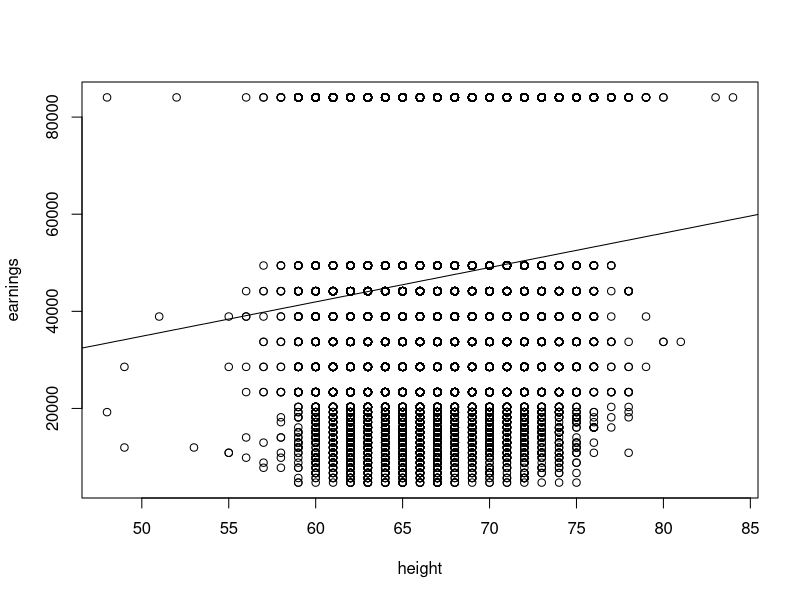

Here is the R script that generated this plot:
#' ---
#' title: Computer Proyect 1
#' author: Carmen Abans
#' ---


#' a) Use the read.cvs command to read the Earnings_and_Height.cvs data set into R. Use the attach command to attach the data set into R.
eah <- read.csv("Earnings_and_Height.csv")
attach(eah)


#' b) Print out an summary of the data set. In particular, find and report the sample average of the variables earnings, height and sex, respectively.
summary(eah)      # The summary shows the following information about the variables in eah data set: Min., 1st Qu., Median, Mean, 3rd Qu., Max
summary(earnings) 
summary(height)       
summary(sex)      # The sex is a dummy variable where: 1=Male, 0=Female

#' c) Run a regression of earnings on height. In particular, find and use a sentence to interpret the meaning of the regression coefficient of the variables height.
# Regression
ols <- lm(earnings ~ height)
summary(ols)
# We have got that the height has this coefficients:

#   Estimate    707.67      (β1) This means that when the height increases by 1 (one inch taller) the earnings increase by $707.67.
#                           the earnings increase by $707.67.

#   Std. Error  50.49       (standard error of β1) This means that the average distance that the observed values
#                           deviate from the regression line is 50.49 
#                           (The smaller the value, the closer our values are to the regression line)

#   t value     14.016      This is the coefficient divided by its standard error

#   Pr(>|t|)    <2e-16 ***  p-value

#' d) Plot a graph of earnings over height. e) On the graph, add a fitted line of the regression.
plot(earnings ~ height)     # Graph
abline(ols)                 # Fitted line

#' f) Suppose Alex is 65 inches; Bob is 67 inches; Chris is 70 inches tall. Based on the regression, predict their corresponding earnings.
# Alex (Method 1)
-512.73 + 707.67*65
# Bob (Method 2)
ols$coefficient[1] + ols$coefficient[2] * 67
# Chris(Method 3)
predict(ols, data.frame(height=70))

#' g) Find the R2 and SER from the regression in part (c). Use a sentence to interpret each of them.
summary(ols)
#     When we did the summary of the ols we got a residual standard error (SER) of $26780 and it is the measure
#     of the spread of the error term u.

#     We also got the R2 which it appears to be 0.01088. This means that approximately 1.08% of earnings are 
#     explained by the height.

#' h) Based on the regression in part (c), find the p-value of the variables height and perform a t-test.
summary(ols)
#     The summary of the ols shows that our p-value is smaller than 2.2e-16. 
#     If we do the t-test based on the p-value we get that the absolute value of the p-value is smaller than 1.96 
#     For that reason we reject the null (H0: β1=0). 
#     That means that β1!=0 so there is a relationship between height and earnings.

#' i) Based on the regression in part (c), use the confint command to calculate the Confidence Interval (CI) of the variables height. Does your CI give you the same t-test conclusion?
confint(ols)
# We've got that the CI = [608.7078, 806.6353]. Since 0 is out of the CI we also end up rejecting the null.
# This is to be expected as all three t-test methods are equivalent.

#' j) Run a regression of earnings on sex. For both the regression intercept and coefficient of the variables sex, use a sentence to interpret its meaning.
ols2<- lm(earnings ~ sex)
summary(ols2)
# We've got that Earnings = 45621 + 2838.8 x Male (as the sex variables are 1=Male, 0=Female).
# This means that men earn on average $2838.8 more than women.
# We can also see that the mean earnings of women is $45621.
# And if we want to know the mean earnings of men we just need to set the Male=1 which results in:
45621.0+2838.8
